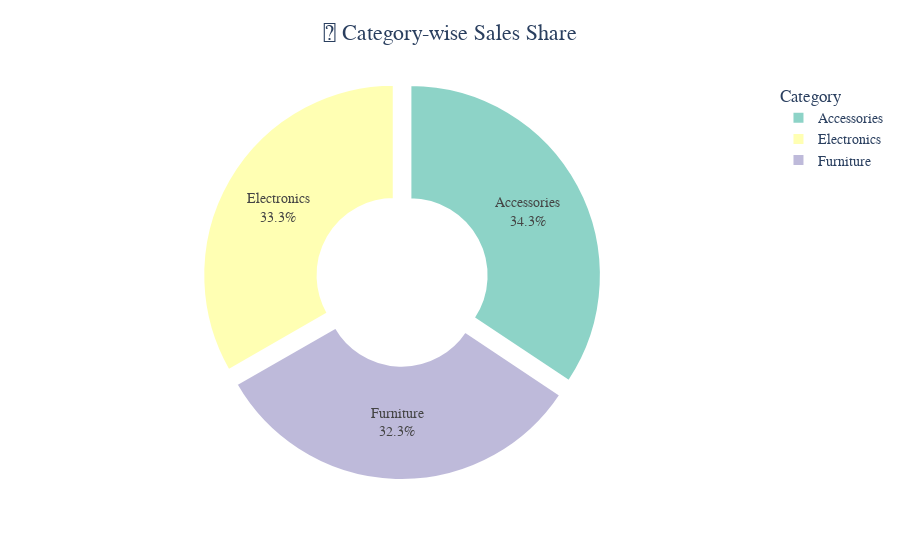

The code cell stored with this chart in its notebook:
### Code cell
print(df["Category"].unique())
category_sales = df.groupby('Category', as_index=False)['Total_Amount'].sum()
category_sales = category_sales.sort_values('Total_Amount', ascending=False)

fig1 = px.pie(
    category_sales,
    names='Category',
    values='Total_Amount',
    title='📂 Category-wise Sales Share',
    hole=0.4,
    color_discrete_sequence=px.colors.qualitative.Set3
)

fig1.update_traces(
    textinfo='percent+label',
    pull=[0.05] * len(category_sales),
    marker=dict(line=dict(color='white', width=2))
)

fig1.update_layout(
    title_font=dict(size=22),
    title_x=0.5,
    showlegend=True,
    legend_title_text='Category',
    font=dict(family='Arial', size=14),
    hoverlabel=dict(bgcolor='white', font_size=13),
    margin=dict(l=40, r=40, t=80, b=80),
    plot_bgcolor='white',
    paper_bgcolor='white'
)

fig1.show()

### Figure 1 — Plotly figure (JSON) as saved in the notebook; plotly's stock layout.template omitted (floating-point values rounded to 4 significant figures)
{"data": [{"domain": {"x": [0, 1], "y": [0, 1]}, "hole": 0.4, "hovertemplate": "Category=%{label}<br>Total_Amount=%{value}<extra></extra>", "labels": ["Accessories", "Electronics", "Furniture"], "legendgroup": "", "marker": {"line": {"color": "white", "width": 2}}, "name": "", "pull": [0.05, 0.05, 0.05], "showlegend": true, "textinfo": "percent+label", "type": "pie", "values": [248600.0, 241000.0, 234100.0]}], "layout": {"font": {"family": "Arial", "size": 14}, "hoverlabel": {"bgcolor": "white", "font": {"size": 13}}, "legend": {"title": {"text": "Category"}, "tracegroupgap": 0}, "margin": {"b": 80, "l": 40, "r": 40, "t": 80}, "paper_bgcolor": "white", "piecolorway": ["rgb(141,211,199)", "rgb(255,255,179)", "rgb(190,186,218)", "rgb(251,128,114)", "rgb(128,177,211)", "rgb(253,180,98)", "rgb(179,222,105)", "rgb(252,205,229)", "rgb(217,217,217)", "rgb(188,128,189)", "rgb(204,235,197)", "rgb(255,237,111)"], "plot_bgcolor": "white", "showlegend": true, "title": {"font": {"size": 22}, "text": "📂 Category-wise Sales Share", "x": 0.5}}}
